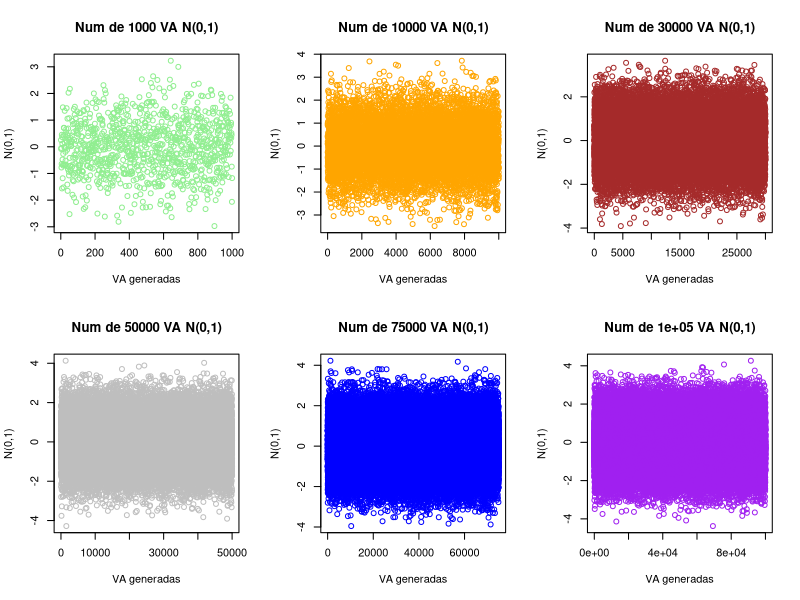
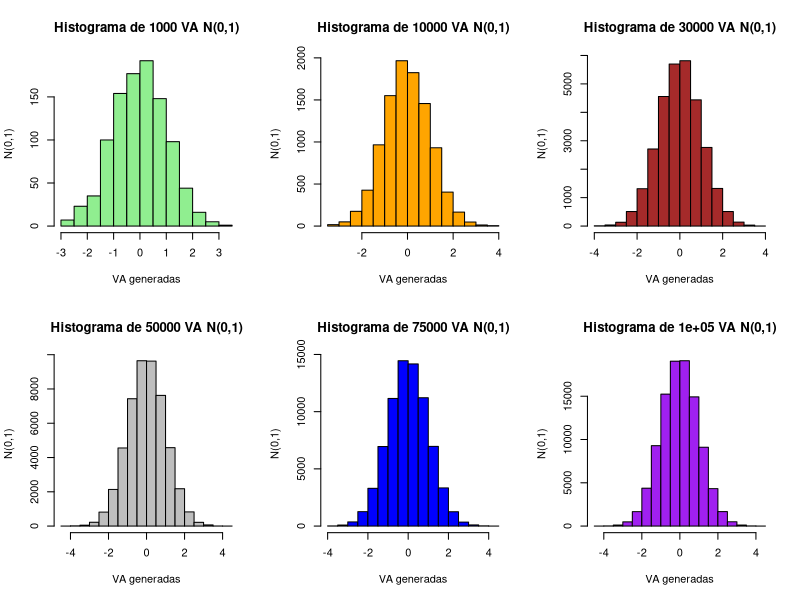
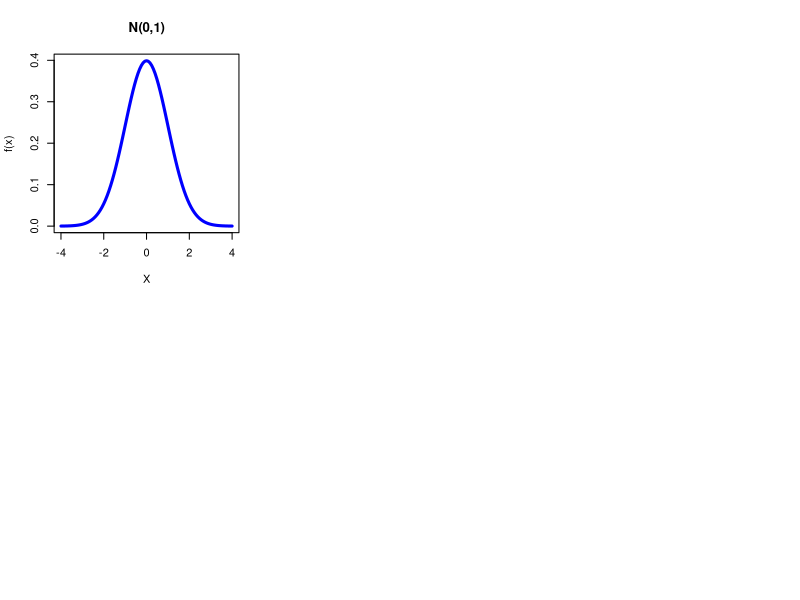
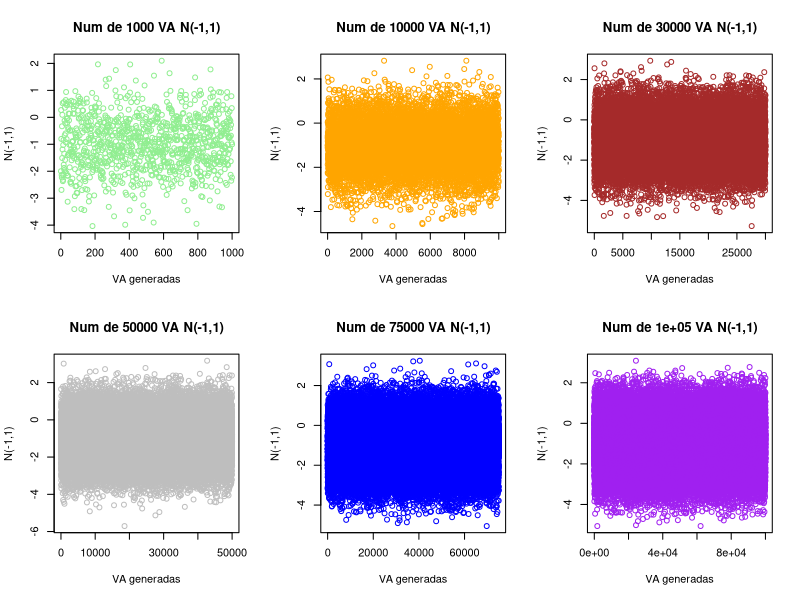
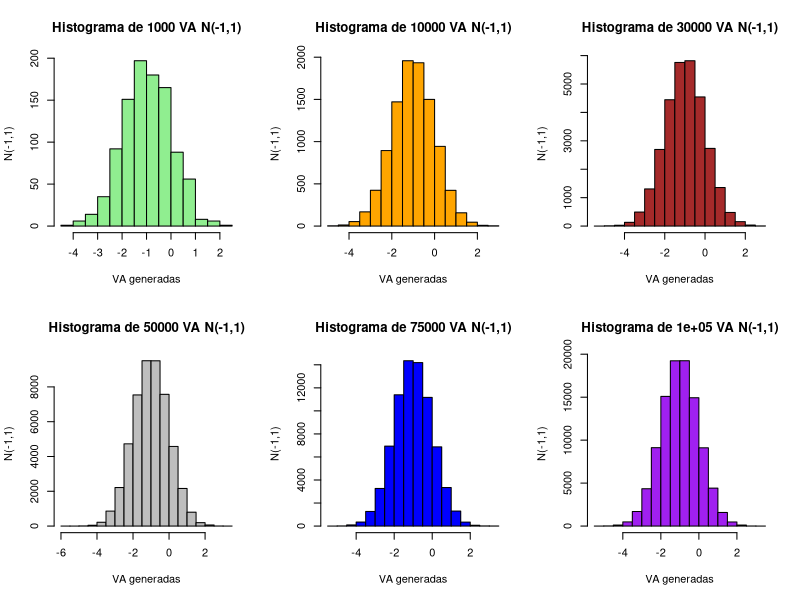
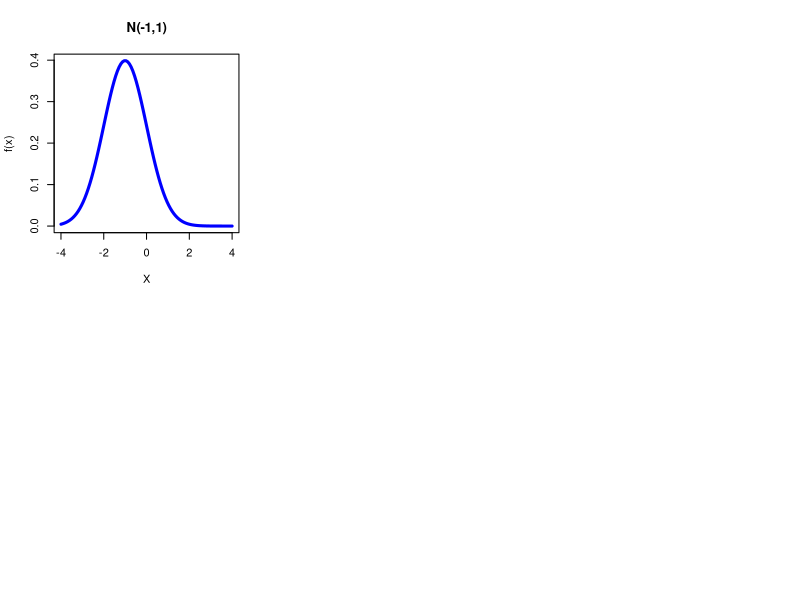
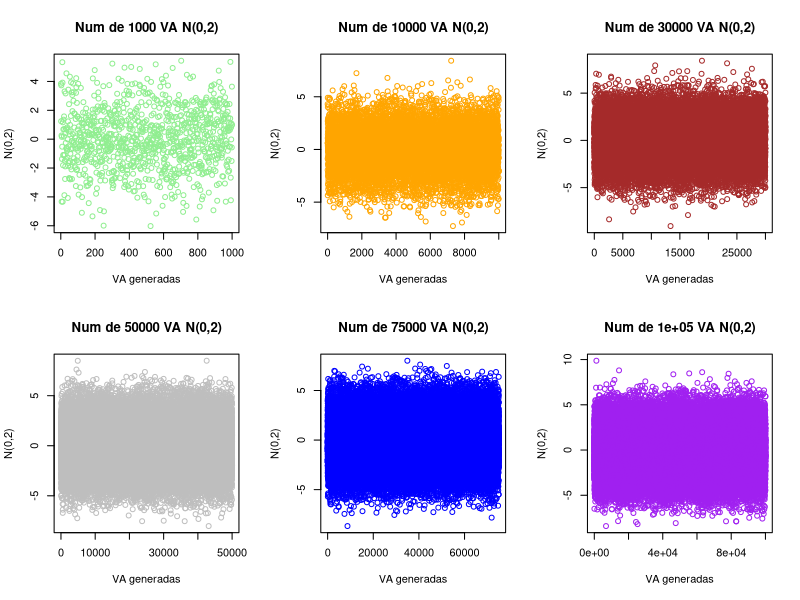
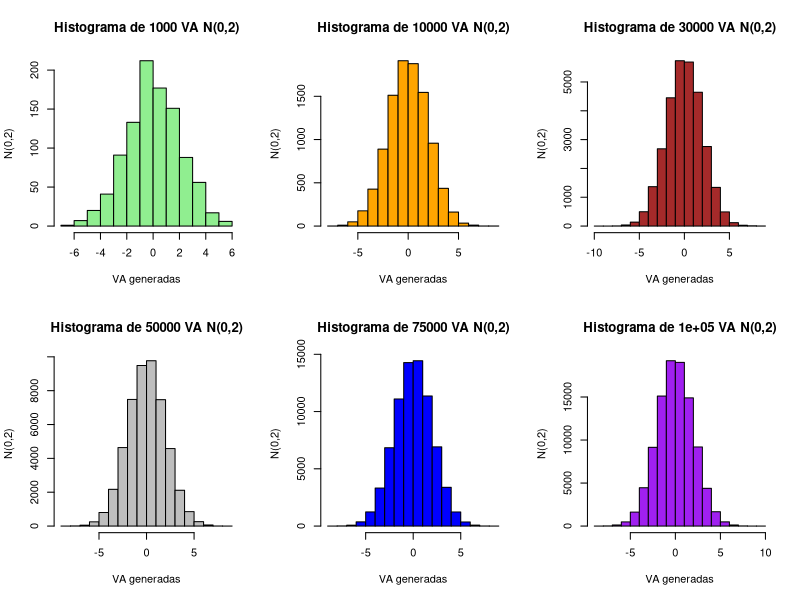

These figures' R source, in order:
## ---- chunk 1
knitr::opts_chunk$set(echo = TRUE)
## ---- chunk 2
# Datos
q1 <- 1000; q2 <- 10000; q3 <- 30000;
q4 <- 50000; q5 <- 75000; q6 <- 100000;

## ---- chunk 3
media <- 0
desvstd <- 1
n1 <- rnorm(q1,media,desvstd);
n2 <- rnorm(q2,media,desvstd); 
n3 <- rnorm(q3,media,desvstd);
n4 <- rnorm(q4,media,desvstd);
n5 <- rnorm(q5,media,desvstd); 
n6 <- rnorm(q6,media,desvstd);
## ---- chunk 4
mititulo1 <- paste0("Num de ",q1," VA N(",media,",",desvstd,")")
mititulo2 <- paste0("Num de ",q2," VA N(",media,",",desvstd,")")
mititulo3 <- paste0("Num de ",q3," VA N(",media,",",desvstd,")")
mititulo4 <- paste0("Num de ",q4," VA N(",media,",",desvstd,")")
mititulo5 <- paste0("Num de ",q5," VA N(",media,",",desvstd,")")
mititulo6 <- paste0("Num de ",q6," VA N(",media,",",desvstd,")")
etiquetay <- paste0("N(",media,",",desvstd,")")

par(mfrow = c(2, 3))
plot(n1,main=mititulo1,
     col = "lightgreen",
     xlab = "VA generadas",ylab = etiquetay)
plot(n2,main=mititulo2,
     col = "orange",
     xlab = "VA generadas",ylab = etiquetay)
plot(n3,main=mititulo3,
     col = "brown",
     xlab = "VA generadas",ylab = etiquetay)
plot(n4,main=mititulo4,
     col = "gray",
     xlab = "VA generadas",ylab = etiquetay)
plot(n5,main=mititulo5,
     col = "blue",
     xlab = "VA generadas",ylab = etiquetay)
plot(n6,main=mititulo6,
     col = "purple",
     xlab = "VA generadas",ylab = etiquetay)
## ---- chunk 5
mititulo1 <- paste0("Histograma de ",q1," VA N(",media,",",desvstd,")")
mititulo2 <- paste0("Histograma de ",q2," VA N(",media,",",desvstd,")")
mititulo3 <- paste0("Histograma de ",q3," VA N(",media,",",desvstd,")")
mititulo4 <- paste0("Histograma de ",q4," VA N(",media,",",desvstd,")")
mititulo5 <- paste0("Histograma de ",q5," VA N(",media,",",desvstd,")")
mititulo6 <- paste0("Histograma de ",q6," VA N(",media,",",desvstd,")")
etiquetay <- paste0("N(",media,",",desvstd,")")

par(mfrow = c(2, 3))
hist(n1,main=mititulo1,
     col = "lightgreen",
     xlab = "VA generadas",ylab = etiquetay)
hist(n2,main=mititulo2,
     col = "orange",
     xlab = "VA generadas",ylab = etiquetay)
hist(n3,main=mititulo3,
     col = "brown",
     xlab = "VA generadas",ylab = etiquetay)
hist(n4,main=mititulo4,
     col = "gray",
     xlab = "VA generadas",ylab = etiquetay)
hist(n5,main=mititulo5,
     col = "blue",
     xlab = "VA generadas",ylab = etiquetay)
hist(n6,main=mititulo6,
     col = "purple",
     xlab = "VA generadas",ylab = etiquetay)
## ---- chunk 6
x <- seq(-1, 1, length = 100)
curve(dnorm(x, mean=media, sd=desvstd), 
      from=-4, to=4, lwd=3, col="blue",
      main = paste0("N(",media,",",desvstd,")"), xlab = "X", ylab = "f(x)")
## ---- chunk 7
media <- -1 
desvstd <- 1
n1 <- rnorm(q1,media,desvstd);
n2 <- rnorm(q2,media,desvstd); 
n3 <- rnorm(q3,media,desvstd);
n4 <- rnorm(q4,media,desvstd);
n5 <- rnorm(q5,media,desvstd); 
n6 <- rnorm(q6,media,desvstd);
## ---- chunk 8
mititulo1 <- paste0("Num de ",q1," VA N(",media,",",desvstd,")")
mititulo2 <- paste0("Num de ",q2," VA N(",media,",",desvstd,")")
mititulo3 <- paste0("Num de ",q3," VA N(",media,",",desvstd,")")
mititulo4 <- paste0("Num de ",q4," VA N(",media,",",desvstd,")")
mititulo5 <- paste0("Num de ",q5," VA N(",media,",",desvstd,")")
mititulo6 <- paste0("Num de ",q6," VA N(",media,",",desvstd,")")
etiquetay <- paste0("N(",media,",",desvstd,")")

par(mfrow = c(2, 3))
plot(n1,main=mititulo1,
     col = "lightgreen",
     xlab = "VA generadas",ylab = etiquetay)
plot(n2,main=mititulo2,
     col = "orange",
     xlab = "VA generadas",ylab = etiquetay)
plot(n3,main=mititulo3,
     col = "brown",
     xlab = "VA generadas",ylab = etiquetay)
plot(n4,main=mititulo4,
     col = "gray",
     xlab = "VA generadas",ylab = etiquetay)
plot(n5,main=mititulo5,
     col = "blue",
     xlab = "VA generadas",ylab = etiquetay)
plot(n6,main=mititulo6,
     col = "purple",
     xlab = "VA generadas",ylab = etiquetay)
## ---- chunk 9
mititulo1 <- paste0("Histograma de ",q1," VA N(",media,",",desvstd,")")
mititulo2 <- paste0("Histograma de ",q2," VA N(",media,",",desvstd,")")
mititulo3 <- paste0("Histograma de ",q3," VA N(",media,",",desvstd,")")
mititulo4 <- paste0("Histograma de ",q4," VA N(",media,",",desvstd,")")
mititulo5 <- paste0("Histograma de ",q5," VA N(",media,",",desvstd,")")
mititulo6 <- paste0("Histograma de ",q6," VA N(",media,",",desvstd,")")
etiquetay <- paste0("N(",media,",",desvstd,")")

par(mfrow = c(2, 3))
hist(n1,main=mititulo1,
     col = "lightgreen",
     xlab = "VA generadas",ylab = etiquetay)
hist(n2,main=mititulo2,
     col = "orange",
     xlab = "VA generadas",ylab = etiquetay)
hist(n3,main=mititulo3,
     col = "brown",
     xlab = "VA generadas",ylab = etiquetay)
hist(n4,main=mititulo4,
     col = "gray",
     xlab = "VA generadas",ylab = etiquetay)
hist(n5,main=mititulo5,
     col = "blue",
     xlab = "VA generadas",ylab = etiquetay)
hist(n6,main=mititulo6,
     col = "purple",
     xlab = "VA generadas",ylab = etiquetay)
## ---- chunk 10
x <- seq(-1, 1, length = 100)
curve(dnorm(x, mean=media, sd=desvstd), 
      from=-4, to=4, lwd=3, col="blue",
      main = paste0("N(",media,",",desvstd,")"), xlab = "X", ylab = "f(x)")
## ---- chunk 11
media <- -0 
desvstd <- 2
n1 <- rnorm(q1,media,desvstd);
n2 <- rnorm(q2,media,desvstd); 
n3 <- rnorm(q3,media,desvstd);
n4 <- rnorm(q4,media,desvstd);
n5 <- rnorm(q5,media,desvstd); 
n6 <- rnorm(q6,media,desvstd);
## ---- chunk 12
mititulo1 <- paste0("Num de ",q1," VA N(",media,",",desvstd,")")
mititulo2 <- paste0("Num de ",q2," VA N(",media,",",desvstd,")")
mititulo3 <- paste0("Num de ",q3," VA N(",media,",",desvstd,")")
mititulo4 <- paste0("Num de ",q4," VA N(",media,",",desvstd,")")
mititulo5 <- paste0("Num de ",q5," VA N(",media,",",desvstd,")")
mititulo6 <- paste0("Num de ",q6," VA N(",media,",",desvstd,")")
etiquetay <- paste0("N(",media,",",desvstd,")")

par(mfrow = c(2, 3))
plot(n1,main=mititulo1,
     col = "lightgreen",
     xlab = "VA generadas",ylab = etiquetay)
plot(n2,main=mititulo2,
     col = "orange",
     xlab = "VA generadas",ylab = etiquetay)
plot(n3,main=mititulo3,
     col = "brown",
     xlab = "VA generadas",ylab = etiquetay)
plot(n4,main=mititulo4,
     col = "gray",
     xlab = "VA generadas",ylab = etiquetay)
plot(n5,main=mititulo5,
     col = "blue",
     xlab = "VA generadas",ylab = etiquetay)
plot(n6,main=mititulo6,
     col = "purple",
     xlab = "VA generadas",ylab = etiquetay)
## ---- chunk 13
mititulo1 <- paste0("Histograma de ",q1," VA N(",media,",",desvstd,")")
mititulo2 <- paste0("Histograma de ",q2," VA N(",media,",",desvstd,")")
mititulo3 <- paste0("Histograma de ",q3," VA N(",media,",",desvstd,")")
mititulo4 <- paste0("Histograma de ",q4," VA N(",media,",",desvstd,")")
mititulo5 <- paste0("Histograma de ",q5," VA N(",media,",",desvstd,")")
mititulo6 <- paste0("Histograma de ",q6," VA N(",media,",",desvstd,")")
etiquetay <- paste0("N(",media,",",desvstd,")")

par(mfrow = c(2, 3))
hist(n1,main=mititulo1,
     col = "lightgreen",
     xlab = "VA generadas",ylab = etiquetay)
hist(n2,main=mititulo2,
     col = "orange",
     xlab = "VA generadas",ylab = etiquetay)
hist(n3,main=mititulo3,
     col = "brown",
     xlab = "VA generadas",ylab = etiquetay)
hist(n4,main=mititulo4,
     col = "gray",
     xlab = "VA generadas",ylab = etiquetay)
hist(n5,main=mititulo5,
     col = "blue",
     xlab = "VA generadas",ylab = etiquetay)
hist(n6,main=mititulo6,
     col = "purple",
     xlab = "VA generadas",ylab = etiquetay)
## ---- chunk 14
x <- seq(-1, 1, length = 100)
curve(dnorm(x, mean=media, sd=desvstd), 
      from=-4, to=4, lwd=3, col="blue",
      main = paste0("N(",media,",",desvstd,")"), xlab = "X", ylab = "f(x)")
## ---- chunk 15
media <- 0 
desvstd <- 2.5
n1 <- rnorm(q1,media,desvstd);
n2 <- rnorm(q2,media,desvstd); 
n3 <- rnorm(q3,media,desvstd);
n4 <- rnorm(q4,media,desvstd);
n5 <- rnorm(q5,media,desvstd); 
n6 <- rnorm(q6,media,desvstd);
## ---- chunk 16
mititulo1 <- paste0("Num de ",q1," VA N(",media,",",desvstd,")")
mititulo2 <- paste0("Num de ",q2," VA N(",media,",",desvstd,")")
mititulo3 <- paste0("Num de ",q3," VA N(",media,",",desvstd,")")
mititulo4 <- paste0("Num de ",q4," VA N(",media,",",desvstd,")")
mititulo5 <- paste0("Num de ",q5," VA N(",media,",",desvstd,")")
mititulo6 <- paste0("Num de ",q6," VA N(",media,",",desvstd,")")
etiquetay <- paste0("N(",media,",",desvstd,")")

par(mfrow = c(2, 3))
plot(n1,main=mititulo1,
     col = "lightgreen",
     xlab = "VA generadas",ylab = etiquetay)
plot(n2,main=mititulo2,
     col = "orange",
     xlab = "VA generadas",ylab = etiquetay)
plot(n3,main=mititulo3,
     col = "brown",
     xlab = "VA generadas",ylab = etiquetay)
plot(n4,main=mititulo4,
     col = "gray",
     xlab = "VA generadas",ylab = etiquetay)
plot(n5,main=mititulo5,
     col = "blue",
     xlab = "VA generadas",ylab = etiquetay)
plot(n6,main=mititulo6,
     col = "purple",
     xlab = "VA generadas",ylab = etiquetay)
## ---- chunk 17
mititulo1 <- paste0("Histograma de ",q1," VA N(",media,",",desvstd,")")
mititulo2 <- paste0("Histograma de ",q2," VA N(",media,",",desvstd,")")
mititulo3 <- paste0("Histograma de ",q3," VA N(",media,",",desvstd,")")
mititulo4 <- paste0("Histograma de ",q4," VA N(",media,",",desvstd,")")
mititulo5 <- paste0("Histograma de ",q5," VA N(",media,",",desvstd,")")
mititulo6 <- paste0("Histograma de ",q6," VA N(",media,",",desvstd,")")
etiquetay <- paste0("N(",media,",",desvstd,")")

par(mfrow = c(2, 3))
hist(n1,main=mititulo1,
     col = "lightgreen",
     xlab = "VA generadas",ylab = etiquetay)
hist(n2,main=mititulo2,
     col = "orange",
     xlab = "VA generadas",ylab = etiquetay)
hist(n3,main=mititulo3,
     col = "brown",
     xlab = "VA generadas",ylab = etiquetay)
hist(n4,main=mititulo4,
     col = "gray",
     xlab = "VA generadas",ylab = etiquetay)
hist(n5,main=mititulo5,
     col = "blue",
     xlab = "VA generadas",ylab = etiquetay)
hist(n6,main=mititulo6,
     col = "purple",
     xlab = "VA generadas",ylab = etiquetay)
## ---- chunk 18
x <- seq(-1, 1, length = 100)
curve(dnorm(x, mean=media, sd=desvstd), 
      from=-4, to=4, lwd=3, col="blue",
      main = paste0("N(",media,",",desvstd,")"), xlab = "X", ylab = "f(x)")
